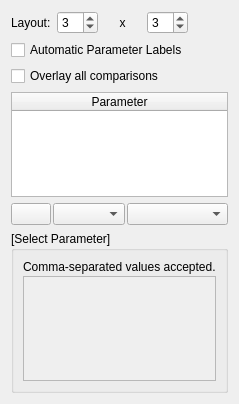
<?xml version="1.0" encoding="UTF-8"?>
<ui version="4.0">
 <class>pqComparativeVisPanel</class>
 <widget class="QWidget" name="pqComparativeVisPanel">
  <property name="geometry">
   <rect>
    <x>0</x>
    <y>0</y>
    <width>237</width>
    <height>404</height>
   </rect>
  </property>
  <property name="windowTitle">
   <string>Form</string>
  </property>
  <layout class="QGridLayout" name="gridLayout_2">
   <item row="0" column="0">
    <widget class="QLabel" name="label">
     <property name="text">
      <string>Layout:</string>
     </property>
    </widget>
   </item>
   <item row="0" column="1">
    <widget class="pqSpinBox" name="layoutX">
     <property name="value">
      <number>3</number>
     </property>
    </widget>
   </item>
   <item row="0" column="2">
    <widget class="QLabel" name="label_2">
     <property name="text">
      <string>x</string>
     </property>
     <property name="alignment">
      <set>Qt::AlignCenter</set>
     </property>
    </widget>
   </item>
   <item row="0" column="3">
    <widget class="pqSpinBox" name="layoutY">
     <property name="value">
      <number>3</number>
     </property>
    </widget>
   </item>
   <item row="0" column="4">
    <spacer name="horizontalSpacer">
     <property name="orientation">
      <enum>Qt::Horizontal</enum>
     </property>
     <property name="sizeHint" stdset="0">
      <size>
       <width>40</width>
       <height>20</height>
      </size>
     </property>
    </spacer>
   </item>
   <item row="1" column="0" colspan="4">
    <widget class="QCheckBox" name="showParameterLabels">
     <property name="text">
      <string>Automatic Parameter Labels</string>
     </property>
    </widget>
   </item>
   <item row="3" column="0" colspan="5">
    <widget class="QTableWidget" name="activeParameters">
     <property name="editTriggers">
      <set>QAbstractItemView::NoEditTriggers</set>
     </property>
     <property name="selectionMode">
      <enum>QAbstractItemView::SingleSelection</enum>
     </property>
     <property name="selectionBehavior">
      <enum>QAbstractItemView::SelectRows</enum>
     </property>
     <property name="cornerButtonEnabled">
      <bool>false</bool>
     </property>
     <property name="rowCount">
      <number>0</number>
     </property>
     <property name="columnCount">
      <number>1</number>
     </property>
     <attribute name="horizontalHeaderDefaultSectionSize">
      <number>17</number>
     </attribute>
     <attribute name="horizontalHeaderHighlightSections">
      <bool>false</bool>
     </attribute>
     <attribute name="horizontalHeaderStretchLastSection">
      <bool>true</bool>
     </attribute>
     <attribute name="verticalHeaderVisible">
      <bool>true</bool>
     </attribute>
     <attribute name="verticalHeaderHighlightSections">
      <bool>false</bool>
     </attribute>
     <attribute name="verticalHeaderVisible">
      <bool>true</bool>
     </attribute>
     <attribute name="horizontalHeaderStretchLastSection">
      <bool>true</bool>
     </attribute>
     <attribute name="horizontalHeaderHighlightSections">
      <bool>false</bool>
     </attribute>
     <attribute name="verticalHeaderHighlightSections">
      <bool>false</bool>
     </attribute>
     <attribute name="horizontalHeaderDefaultSectionSize">
      <number>17</number>
     </attribute>
     <column>
      <property name="text">
       <string>Parameter</string>
      </property>
     </column>
    </widget>
   </item>
   <item row="4" column="0" colspan="5">
    <layout class="QHBoxLayout" name="horizontalLayout_2" stretch="0,0,1">
     <property name="spacing">
      <number>2</number>
     </property>
     <item>
      <widget class="QPushButton" name="addParameter">
       <property name="text">
        <string/>
       </property>
       <property name="icon">
        <iconset resource="../../../Widgets/Resources/QtWidgets.qrc">
         <normaloff>:/QtWidgets/Icons/pqPlus16.png</normaloff>:/QtWidgets/Icons/pqPlus16.png</iconset>
       </property>
      </widget>
     </item>
     <item>
      <widget class="pqAnimatableProxyComboBox" name="proxyCombo">
       <property name="sizeAdjustPolicy">
        <enum>QComboBox::AdjustToContents</enum>
       </property>
      </widget>
     </item>
     <item>
      <widget class="pqAnimatablePropertiesComboBox" name="propertyCombo">
       <property name="sizeAdjustPolicy">
        <enum>QComboBox::AdjustToContents</enum>
       </property>
      </widget>
     </item>
    </layout>
   </item>
   <item row="5" column="0" colspan="5">
    <widget class="pqCollapsedGroup" name="cueGroup">
     <property name="title">
      <string>[Select Parameter]</string>
     </property>
     <layout class="QGridLayout" name="gridLayout">
      <property name="spacing">
       <number>2</number>
      </property>
      <item row="1" column="0" colspan="2">
       <widget class="pqComparativeCueWidget" name="cueWidget">
        <property name="enabled">
         <bool>false</bool>
        </property>
        <property name="selectionMode">
         <enum>QAbstractItemView::ContiguousSelection</enum>
        </property>
        <attribute name="horizontalHeaderStretchLastSection">
         <bool>true</bool>
        </attribute>
        <attribute name="horizontalHeaderStretchLastSection">
         <bool>true</bool>
        </attribute>
       </widget>
      </item>
      <item row="0" column="0" colspan="2">
       <widget class="QLabel" name="multivalueHint">
        <property name="text">
         <string>Comma-separated values accepted.</string>
        </property>
       </widget>
      </item>
     </layout>
    </widget>
   </item>
   <item row="2" column="0" colspan="5">
    <widget class="QCheckBox" name="overlay">
     <property name="text">
      <string>Overlay all comparisons</string>
     </property>
    </widget>
   </item>
  </layout>
 </widget>
 <customwidgets>
  <customwidget>
   <class>pqCollapsedGroup</class>
   <extends>QGroupBox</extends>
   <header>pqCollapsedGroup.h</header>
   <container>1</container>
  </customwidget>
  <customwidget>
   <class>pqAnimatableProxyComboBox</class>
   <extends>QComboBox</extends>
   <header>pqAnimatableProxyComboBox.h</header>
  </customwidget>
  <customwidget>
   <class>pqAnimatablePropertiesComboBox</class>
   <extends>QComboBox</extends>
   <header>pqAnimatablePropertiesComboBox.h</header>
  </customwidget>
  <customwidget>
   <class>pqComparativeCueWidget</class>
   <extends>QTableWidget</extends>
   <header>pqComparativeCueWidget.h</header>
  </customwidget>
  <customwidget>
   <class>pqSpinBox</class>
   <extends>QSpinBox</extends>
   <header>pqSpinBox.h</header>
  </customwidget>
 </customwidgets>
 <resources>
  <include location="../pqComponents.qrc"/>
  <include location="../../../Widgets/Resources/QtWidgets.qrc"/>
 </resources>
 <connections/>
</ui>
